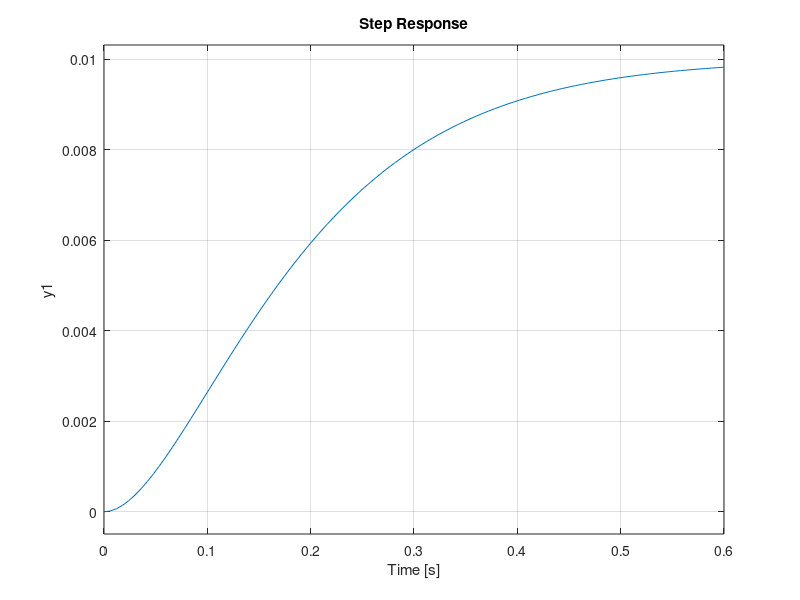
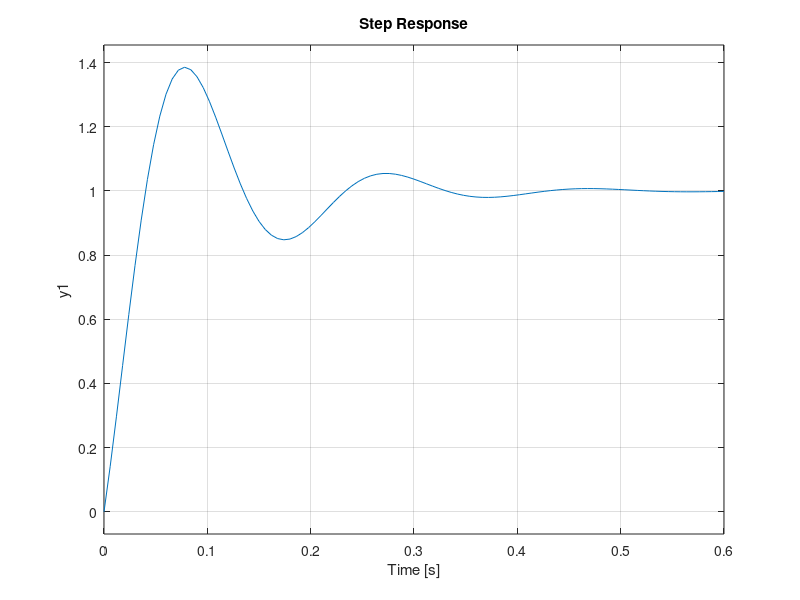

Write MATLAB code to recreate these figures, in order.
%% Setup the transfer function
s = tf('s');
sys = 1/(s^2 +20*s + 100);
%% Evaluate the step response of system
figure
step(sys);

%% From the step response, find the values of K, L, T
K = 0.01;
L = 0.03;
T = 0.4 - L;

%% Calculate the values of a, Ti, Td
a = K*L/T;
Ti = 2*L;
Td = L/2;

%% Compute the Kp, Ki, Kd
Kp = 1.2/a;
Ki = Kp/Ti;
Kd = Kp*Td;

%% Step response of PID controller
cont = pid(Kp, Ki, Kd);

figure
step(feedback(cont*sys, 1));